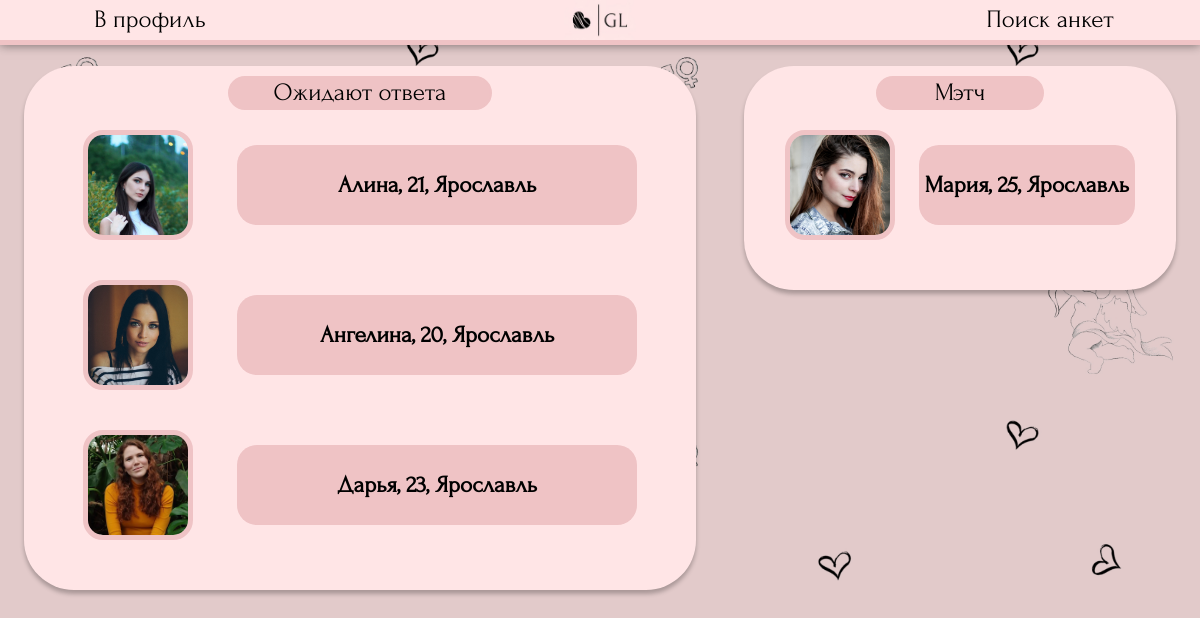
/searching/reactions/ (signed in), run on an earlier commit of the app's database.
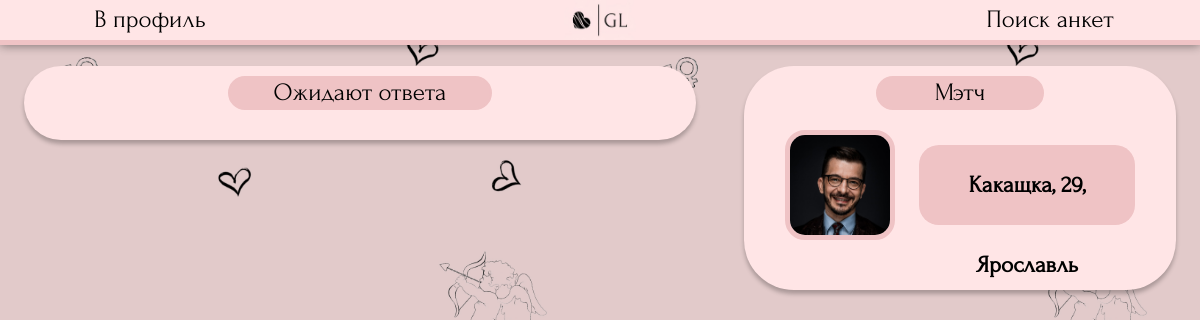
And on a later commit of the database.
### searching/models.py (models this page shows, shortened)
class Profile(models.Model):
    genders = (
        ('Парень', 'Парень'),
        ('Девушка', 'Девушка')
    )
    point_of_searching_list = (
        ('Отношения', 'Отношения'),
        ('Свидания', 'Свидания'),
        ('Дружба', 'Дружба'),
        ('Общение', 'Общение'),
    )
    name = models.CharField ('Имя', max_length=50)
    avatar = models.ImageField ('Фото', upload_to='photos/users', default='photos/default_avatar.jpg')
    age = models.IntegerField("Возраст")
    gender = models.CharField ("Пол", choices=genders, max_length=30, default=genders[0])
    point_of_searching = models.CharField ("Цель знакомства", choices=point_of_searching_list, max_length=30, default=point_of_searching_list[0])
    city = models.CharField ('Город', max_length=100, default="Не указано")
    description = models.TextField ('О себе', max_length=300)
    social = models.CharField ('Ссылка на соцсеть', max_length=50, default='@name')
    user = models.OneToOneField(User, verbose_name='Автор анкеты', on_delete=models.CASCADE)
    age_search_min = models.IntegerField("Возраст поиска (от)", default=18)
    age_search_max = models.IntegerField("Возраст поиска (до)", default=100)
    class Meta:
        verbose_name = "Анкета"
        verbose_name_plural = "Анкеты"

### searching/views.py (the view)
class ReactionsView(View):
    def get(self, request):
        reactions = Reactions.objects.all()
        my_reactions = []
        marked_profiles = [] #collect ids
        for reaction in reactions:
            if reaction.like_receiver.username == request.user.username:
                if reaction.viewed == False:
                    marked_profiles.append(reaction.like_sender_profile.id)
                my_reactions.append (reaction.like_sender_profile)
        pairs = NewPair.objects.all()
        my_pairs = []
        for pair in pairs:
            if pair.user1.username == request.user.username:
                if pair.viewed1 == False:
                    marked_profiles.append(pair.profile2.id)
                my_pairs.append(pair.profile2)
            if pair.user2.username == request.user.username:
                if pair.viewed2 == False:
                    marked_profiles.append(pair.profile1.id)
                my_pairs.append(pair.profile1)
        return render(request, 'searching/reactions.html', {'profile_list': my_reactions, 'pair_list':my_pairs, 'marked_profiles': marked_profiles})

### templates/searching/reactions.html (shortened to what this page needs)
{% load static %}
<!DOCTYPE HTML>
<html>
	<head>
        <link rel="stylesheet" href="{% static 'css/reactions.css' %}" type="text/css">
    </head>
    <body>
        <header>
            <button onclick="location.href='/searching/myprofile'">В профиль</button>
            <a class="logocontainer" href="{% url 'profiles' %}"><img class="mainlogo" src='{% static "css/bg_mini.jpg" %}' ></a>
            <button onclick="location.href='/searching'">Поиск анкет</button>
        </header>
        <main>
            <div class="main_list">
                <div class="important">Ожидают ответа</div>
                {% for profile in profile_list %}
                <div class="oneprofile" >
                    <img src="{{profile.avatar.url}}" class="profilephoto">
                    <a href="{% url 'oneprofile' profile.id %}"><h3 class="profiletext">{{profile.name}}, {{profile.age}}, {{profile.city}}</h3></a>
                </div>
            {% endfor %}
            </div>
        </main>
        <aside>
            <div class="main_list">
                <div class="important">Мэтч</div>
                {% for pair in pair_list %}
                <div class="oneprofile" >
                    <img src="{{pair.avatar.url}}">
                    <a href="{% url 'oneprofile' pair.id %}"><h3>{{pair.name}}, {{pair.age}}, {{pair.city}}</h3></a>
                </div>
            {% endfor %}
            </div>
        </aside>
    </body>
</html>

### static/css/reactions.css (style rules this page uses)
* { margin: 0; padding: 0; }
html { font-family: "Forum-Regular"; }
body { display: block; background-image: url("darkhearts.jpg"); background-size: 50%; font-family: "Forum-Regular"; margin: 0px; font-size: 20px; }
header { margin: 0px; width: 100%; display: flex; float: left; justify-content: space-between; align-items: center; position: fixed; background-color: #FFE5E6; box-shadow: 0px 0px 10px rgba(0, 0, 0, 0.5); border-bottom: 5px solid #EFC3C5; }
header button { font-size: 25px; width: 25%; font-family: "Forum-Regular"; background-color: rgba(0, 0, 0, 0); border: none; cursor: pointer; }
.main_list { display: flex; justify-content: center; flex-wrap: wrap; width: 100%; padding: 10px; border-radius: 50px; background-color: #FFE5E6; box-shadow: 0px 4px 4px 0px rgba(0, 0, 0, 0.25); }
.important { text-align: center; font-size: 25px; width: 40%; height: 30px; line-height: 30px; background: #EFC3C5; border-radius: 20px; border: 2px solid #EFC3C5; margin-bottom: 20px; }
main { display: flex; float: left; width: 56%; margin-left: 2%; margin-right: 2%; margin-top: 5.5%; }
aside { display: flex; float: left; width: 36%; margin-left: 2%; margin-right: 2%; margin-top: 5.5%; }
.oneprofile { display: flex; align-items: center; width: 85%; min-height: 80px; margin: auto; margin-bottom: 40px; }
.oneprofile a { width: 100%; min-height: 80px; line-height: 80px; text-align: center; text-decoration:none; color: black; }
.oneprofile img { height: 100px; border-radius: 20px; border: 5px solid #EFC3C5; }
h3 { height: 80px; width: 90%; margin-left: 10%; background: #EFC3C5; border-radius: 20px; }
.mainlogo { max-width: 100%; cursor: pointer; }
.logocontainer { max-width: 6%; display: flex; justify-self: center; }

What changed in the data, as far as the page shows it:
no longer on this page (row unchanged): Profile: avatar (picture), name "Алина", age "21", city "Ярославль"
no longer on this page (row unchanged): Profile: avatar (picture), name "Ангелина", age "20", city "Ярославль"
no longer on this page (row unchanged): Profile: avatar (picture), name "Дарья", age "23", city "Ярославль"
no longer on this page (row unchanged): Profile: avatar (picture), name "Мария", age "25", city "Ярославль"
added Profile: avatar (picture), name "Какащка", age "29", city "Ярославль"
